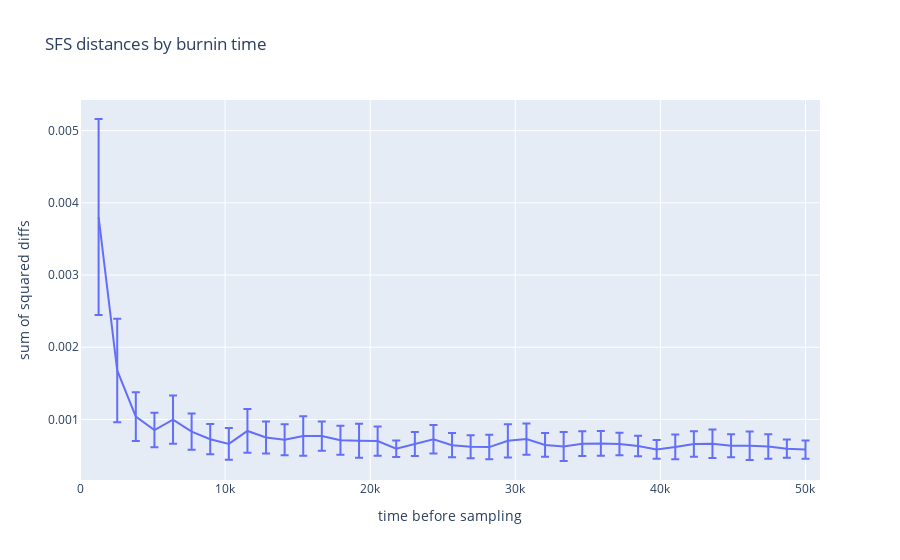

The notebook cell this image was saved under:
### Code cell
mean_diffs= [np.mean(x) for x in diffs]
std_diffs= [np.std(x) for x in diffs]
surface= burn_clades[1:]



fig= [go.Scatter(
    x= surface,
    y= mean_diffs,
    error_y= dict(
        array= std_diffs,
        type= 'data',
        #symmetric= True,
        visible=True
    )
)]

layout= go.Layout(
    title= 'SFS distances by burnin time',
    xaxis= dict(
        title= 'time before sampling',
        range= [0, max(burn_times) + 1000]
    ),
    yaxis= dict(
        title= 'sum of squared diffs'
    )
)
Figure= go.Figure(data= fig,layout=layout)

iplot(Figure)
